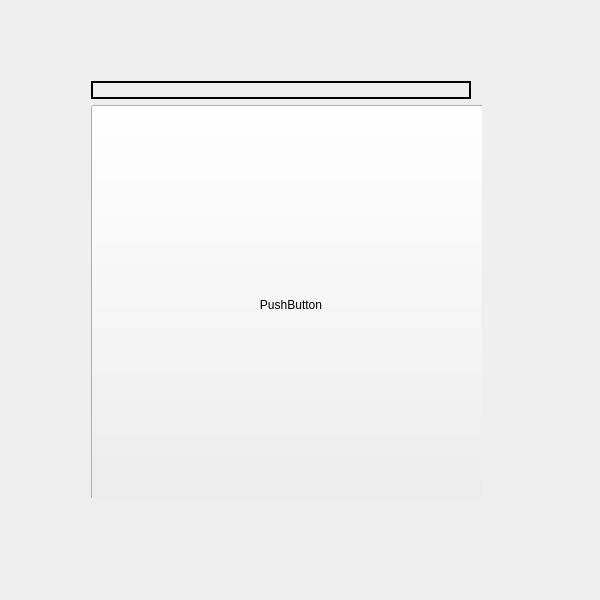
<?xml version="1.0" encoding="UTF-8"?>
<ui version="4.0">
 <class>Widget</class>
 <widget class="QWidget" name="Widget">
  <property name="geometry">
   <rect>
    <x>0</x>
    <y>0</y>
    <width>600</width>
    <height>600</height>
   </rect>
  </property>
  <property name="minimumSize">
   <size>
    <width>600</width>
    <height>600</height>
   </size>
  </property>
  <property name="maximumSize">
   <size>
    <width>600</width>
    <height>600</height>
   </size>
  </property>
  <property name="windowTitle">
   <string>Widget</string>
  </property>
  <widget class="QWidget" name="">
   <property name="geometry">
    <rect>
     <x>80</x>
     <y>70</y>
     <width>402</width>
     <height>428</height>
    </rect>
   </property>
   <layout class="QGridLayout" name="gridLayout">
    <item row="0" column="0">
     <widget class="QLabel" name="label">
      <property name="frameShape">
       <enum>QFrame::WinPanel</enum>
      </property>
      <property name="text">
       <string/>
      </property>
     </widget>
    </item>
    <item row="1" column="0">
     <widget class="MyPushButton" name="pushButton">
      <property name="minimumSize">
       <size>
        <width>400</width>
        <height>400</height>
       </size>
      </property>
      <property name="maximumSize">
       <size>
        <width>400</width>
        <height>400</height>
       </size>
      </property>
      <property name="text">
       <string>PushButton</string>
      </property>
     </widget>
    </item>
   </layout>
  </widget>
 </widget>
 <layoutdefault spacing="6" margin="11"/>
 <customwidgets>
  <customwidget>
   <class>MyPushButton</class>
   <extends>QPushButton</extends>
   <header location="global">mypushbutton.h</header>
  </customwidget>
 </customwidgets>
 <resources/>
 <connections/>
</ui>
